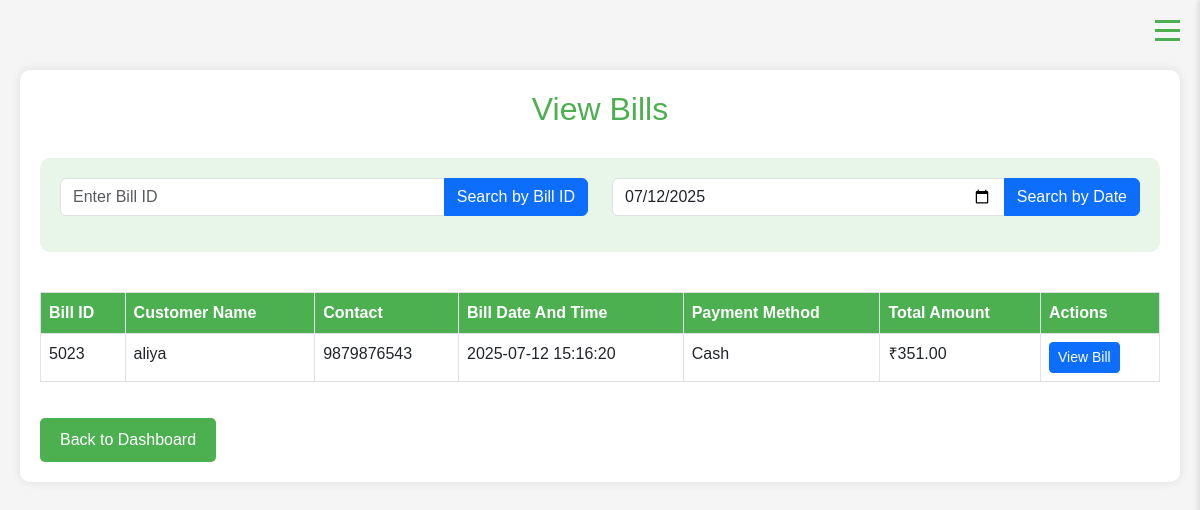
/view_bills.php, run on the app's committed database.
### tables this page shows
CREATE TABLE `bill` (
  `bill_id` int(11) NOT NULL,
  `customer_name` varchar(255) NOT NULL,
  `customer_contact` varchar(15) DEFAULT NULL,
  `total_amount` decimal(10,2) NOT NULL CHECK (`total_amount` >= 0),
  `bill_date` timestamp NOT NULL DEFAULT current_timestamp(),
  `payment_method` enum('Cash','Card','UPI','Other') NOT NULL
);

### view_bills.php (the view, shortened to what this page needs)
<?php
require_once('db_connect.php');
$date_today = date("Y-m-d");
$search_date = $date_today;
$result = null;
if (isset($_POST['search_bill'])) {
    $search_bill_id = $_POST['bill_id'];
    $query = "SELECT * FROM bill WHERE bill_id = ?";
    $stmt = $conn->prepare($query);
    $stmt->bind_param("i", $search_bill_id);
    $stmt->execute();
    $result = $stmt->get_result();
}
else {
    $query = "SELECT * FROM bill WHERE DATE(bill_date) = ? ORDER BY bill_date DESC";
    $stmt = $conn->prepare($query);
    $stmt->bind_param("s", $date_today);
    $stmt->execute();
    $result = $stmt->get_result();
}
?>
<!DOCTYPE html>
<html lang="en">
<head>
    <link href="https://cdn.jsdelivr.net/npm/bootstrap@5.3.0/dist/css/bootstrap.min.css" rel="stylesheet">
</head>
<body>
    <div class="menu-toggle">
        <div class="menu-line"></div>
        <div class="menu-line"></div>
        <div class="menu-line"></div>
    </div>
    <div class="container">
        <h2>View Bills</h2>
        <div class="search-forms">
            <div class="row">
                <div class="col-md-6">
                    <form method="post" class="mb-3">
                        <div class="input-group">
                            <input type="text" class="form-control" name="bill_id" placeholder="Enter Bill ID" required>
                            <button type="submit" class="btn btn-primary" name="search_bill">Search by Bill ID</button>
                        </div>
                    </form>
                </div>
                <div class="col-md-6">
                    <form method="post">
                        <div class="input-group">
                            <input type="date" class="form-control" name="date" value="<?php echo $search_date; ?>" required>
                            <button type="submit" class="btn btn-primary" name="search_date">Search by Date</button>
                        </div>
                    </form>
                </div>
            </div>
        </div>
        <div class="table-responsive">
            <table class="table table-bordered">
                <thead>
                    <tr>
                        <th>Bill ID</th>
                        <th>Customer Name</th>
                        <th>Contact</th>
                        <th>Bill Date And Time</th>
                        <th>Payment Method</th>
                        <th>Total Amount</th>
                        <th>Actions</th>
                    </tr>
                </thead>
                <tbody>
                    <?php if ($result && $result->num_rows > 0): ?>
                        <?php while ($row = $result->fetch_assoc()): ?>
                            <tr>
                                <td><?php echo $row['bill_id']; ?></td>
                                <td><?php echo $row['customer_name']; ?></td>
                                <td><?php echo $row['customer_contact']; ?></td>
                                <td><?php echo $row['bill_date']; ?></td>
                                <td><?php echo $row['payment_method']; ?></td>
                                <td>₹<?php echo $row['total_amount']; ?></td>
                                <td>
                                    <a href="generate_pdf.php?bill_id=<?php echo $row['bill_id']; ?>" class="btn btn-primary btn-sm" target="_blank">View Bill</a>
                                </td>
                            </tr>
                        <?php endwhile; ?>
                    <?php else: ?>
                        <tr><td colspan="7" class="text-center">No records found.</td></tr>
                    <?php endif; ?>
                </tbody>
            </table>
        </div>
        <button class="btn-back" onclick="window.location.href='dashboard.php'">Back to Dashboard</button>
    </div>
</body>
</html>

### view_bills.php (style rules this page uses)
body { background-color: #f5f5f5; font-family: Arial, sans-serif; padding: 20px; }
.container { max-width: 1200px; margin: 50px auto; padding: 20px; background: white; border-radius: 10px; box-shadow: 0 0 10px rgba(0,0,0,0.1); }
h2 { color: #4CAF50; text-align: center; margin-bottom: 30px; }
.search-forms { background: #E8F5E9; padding: 20px; border-radius: 10px; margin-bottom: 20px; }
.table { margin-top: 20px; background: white; }
.table th { background-color: #4CAF50; color: white; }
.btn-back { background-color: #4CAF50; color: white; border: none; padding: 10px 20px; border-radius: 5px; cursor: pointer; margin-top: 20px; }
.menu-toggle { position: fixed; top: 20px; right: 20px; cursor: pointer; z-index: 1001; display: flex; flex-direction: column; gap: 6px; }
.menu-line { width: 25px; height: 3px; background: #4CAF50; transition: all 0.3s ease; }

### data on the page
bill: bill_id "5023", customer_name "aliya", customer_contact "9879876543", bill_date "2025-07-12 15:16:20", payment_method "Cash", total_amount "351.00"
